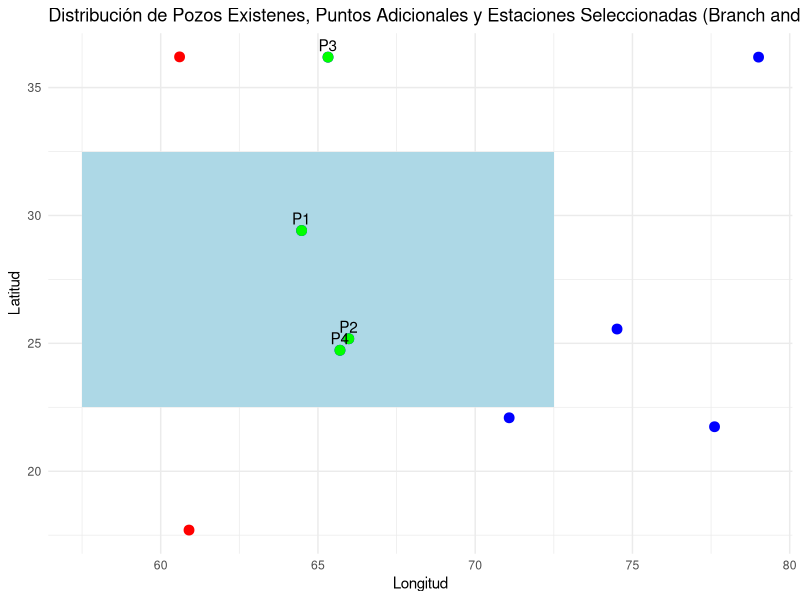

Reproduce this figure in R.
# Instalar y cargar librerías necesarias
if (!requireNamespace("ggplot2", quietly = TRUE)) {
  install.packages("ggplot2")
}
library(ggplot2)

# Definir los puntos y el bloque V
block_V <- data.frame(
  x = c(57.5, 57.5, 72.5, 72.5, 57.5),
  y = c(22.5, 32.5, 32.5, 22.5, 22.5)
)

existing_wells <- data.frame(
  x = c(60.6, 60.9),
  y = c(36.2, 17.7)
)

#additional_points <- data.frame(
#  x = c(60.4, 60.9, 56.3, 76.4, 63.9, 77.4, 73.9, 69.4),
#  y = c(37.2, 36.1, 34.6, 23.3, 21.5, 25.3, 34.8, 35.6)
#)
#simulacion 1
#additional_points <- data.frame(
#  x = c(55.08, 69.75, 56.65, 63.12, 68.29, 65.21, 62.23, 72.79),
#  y = c(39.21, 21.85, 39.53, 39.02, 26.52, 32.47, 32.71, 24.92)
#)
#simulacion 2
#additional_points <- data.frame(
#  x = c(77.06, 69.91, 60.10, 55.55, 71.95, 70.47, 68.73, 57.51),
#  y = c(21.71, 39.21, 38.31, 28.39, 33.19, 36.19, 26.17, 22.75)
#)
#simulacion 3
#additional_points <- data.frame(
#  x = c(71.42, 74.09, 71.56, 73.24, 74.34, 60.96, 69.91, 77.12),
#  y = c(21.18, 38.85, 36.20, 23.62, 35.97, 20.52, 33.91, 31.62)
#)
#simulacion 4
#additional_points <- data.frame(
#  x = c(63.47, 59.77, 58.04, 66.99, 79.51, 66.82, 56.56, 64.87),
#  y = c(24.88, 33.92, 28.12, 28.13, 30.62, 20.86, 38.47, 27.04)
#)
#simulacion 5
additional_points <- data.frame(
  x = c(74.51, 64.48, 79.01, 65.98, 65.32, 77.61, 65.70, 71.08),
  y = c(25.56, 29.41, 36.19, 25.18, 36.19, 21.74, 24.73, 22.09)
)
#simulacion 6
#additional_points <- data.frame(
#  x = c(65.73, 60.64, 76.16, 76.93, 56.20, 59.52, 59.77, 62.47),
#  y = c(28.42, 27.25, 37.40, 34.41, 29.53, 34.31, 27.73, 33.17)
#)
#simulacion 7
#additional_points <- data.frame(
#  x = c(77.30, 65.73, 74.79, 66.98, 56.63, 74.74, 73.51, 62.63),
#  y = c(33.95, 20.26, 33.56, 22.01, 39.79, 33.28, 29.41, 32.18)
#)
#simulacion 8
#additional_points <- data.frame(
#  x = c(74.96, 77.90, 65.12, 76.64, 70.06, 55.93, 59.39, 67.86),
#  y = c(30.00, 20.92, 22.04, 35.12, 26.36, 29.02, 32.81, 26.02)
#)
#simulacion 9
#additional_points <- data.frame(
#  x = c(66.04, 77.38, 57.00, 59.38, 77.65, 63.36, 62.32, 72.07),
#  y = c(26.49, 30.92, 25.50, 31.76, 23.70, 30.96, 22.10, 24.52)
#)
#simulacion 10
#additional_points <- data.frame(
#  x = c(72.15, 58.86, 76.18, 69.22, 76.62, 77.59, 79.69, 59.98),
#  y = c(26.16, 37.31, 39.33, 36.92, 36.50, 38.12, 36.98, 37.59)
#)


# Función para calcular la distancia euclidiana entre dos puntos
euclidean_distance <- function(p1, p2) {
  sqrt((p1[1] - p2[1])^2 + (p1[2] - p2[2])^2)
}

# Función para calcular la varianza de estimación (suma de las distancias euclidianas al cuadrado)
cal_variancia <- function(existing_wells, selected_points) {
  total_cuadrado_dist <- sum(apply(selected_points, 1, function(point) {
    sum(apply(existing_wells, 1, function(existing_well) euclidean_distance(point, existing_well)^2))
  }))
  return(total_cuadrado_dist)
}

# Función para el método de Branch and Bound
branch_and_bound_top <- function(existing_wells, additional_points, n, k, top_n = 3) {
  best_variances <- numeric(0)
  best_points_list <- list()
  
  all_combinations <- combn(nrow(additional_points), k)
  
  for (i in 1:ncol(all_combinations)) {
    selected_indices <- all_combinations[, i]
    selected_points <- additional_points[selected_indices, ]
    
    variance <- cal_variancia(existing_wells, rbind(existing_wells, selected_points))
    
    if (length(best_variances) == top_n && variance >= max(best_variances)) {
      next
    }
    
    if (length(best_variances) < top_n || variance < max(best_variances)) {
      best_variances <- c(best_variances, variance)
      best_points_list[[length(best_points_list) + 1]] <- selected_points
    }
  }
  
  order_indices <- order(best_variances)
  best_variances <- best_variances[order_indices]
  best_points_list <- best_points_list[order_indices]
  
  results <- data.frame(varianza = numeric(), combinacion = character(), stringsAsFactors = FALSE)
  for (i in 1:min(top_n, length(best_variances))) {
    points <- best_points_list[[i]]
    combination <- paste(rownames(points), collapse = ",")
    results <- rbind(results, data.frame(varianza = best_variances[i], combinacion = combination))
  }
  
  return(results)
}

# Ejemplo de uso
n <- nrow(additional_points)  # Número total de puntos
k <- 4  # Número de puntos que queremos usar
result_branch_and_bound_top <- branch_and_bound_top(existing_wells, additional_points, n, k, top_n = 3)

# Obtener la combinación de puntos que minimiza la varianza
best_combination_bb <- result_branch_and_bound_top$combinacion[1]
selected_indices_bb <- as.numeric(unlist(strsplit(best_combination_bb, ",")))
selected_points_bb <- additional_points[selected_indices_bb, ]

# Crear un data frame con los puntos seleccionados, incluyendo los identificadores
selected_points_with_id_bb <- cbind(selected_points_bb, ID = paste0("P", seq_along(selected_indices_bb)))

# Graficar los pozos existentes, los puntos adicionales y las estaciones seleccionadas
ggplot() +
  geom_polygon(data = block_V, aes(x = x, y = y), fill = "lightblue") +
  geom_point(data = existing_wells, aes(x = x, y = y), color = "red", size = 3) +
  geom_point(data = additional_points, aes(x = x, y = y), color = "blue", size = 3) +
  geom_point(data = selected_points_with_id_bb, aes(x = x, y = y), color = "green", size = 3) +
  geom_text(data = selected_points_with_id_bb, aes(x = x, y = y, label = ID), vjust = -0.5) +
  ggtitle("Distribución de Pozos Existenes, Puntos Adicionales y Estaciones Seleccionadas (Branch and Bound)") +
  xlab("Longitud") +
  ylab("Latitud") +
  theme_minimal()
result_branch_and_bound_top
print(result_branch_and_bound_top$varianza/50000)
